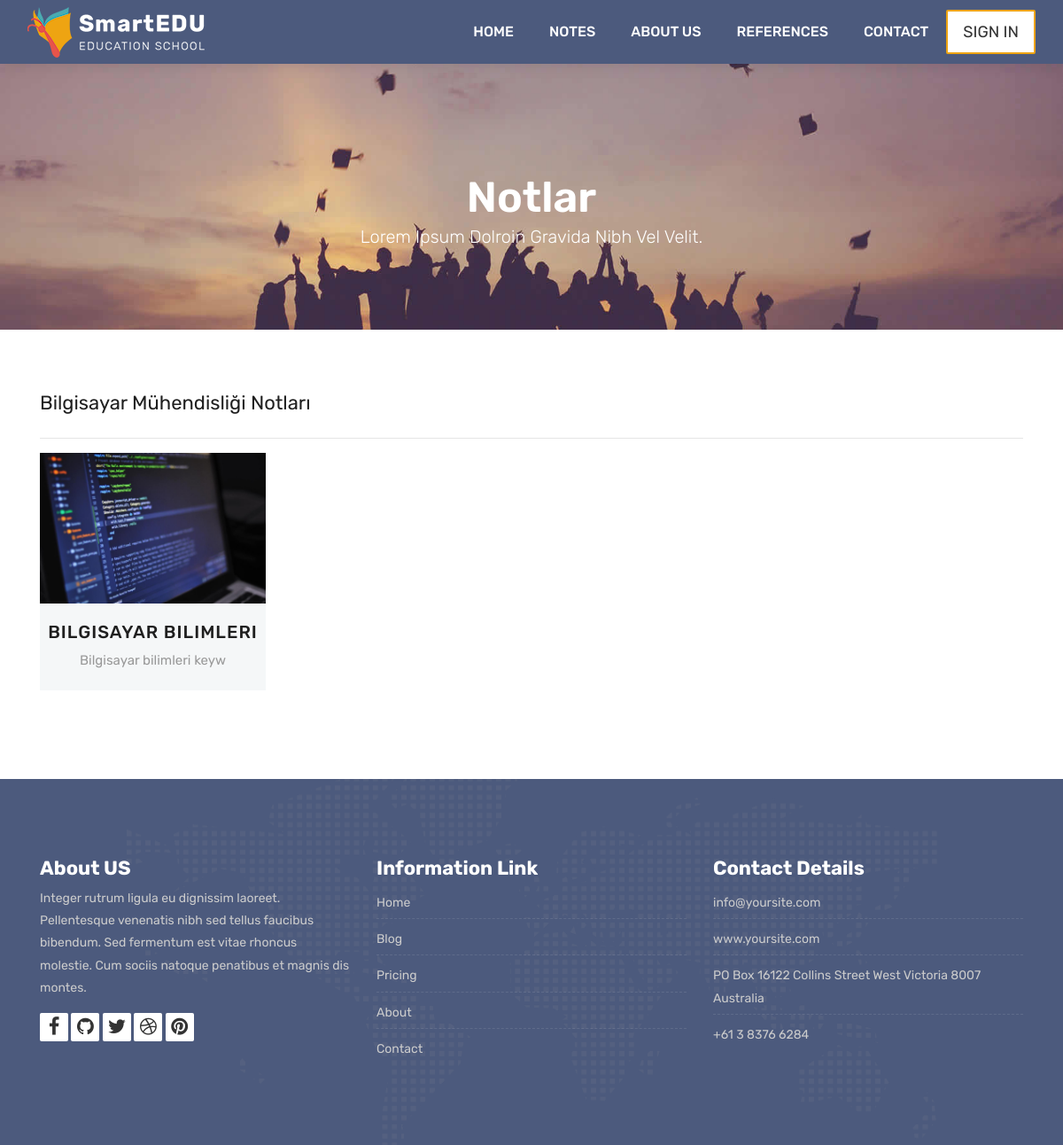
Page /category/8/BilgisayarMuhendisligi/ on the earlier database version.
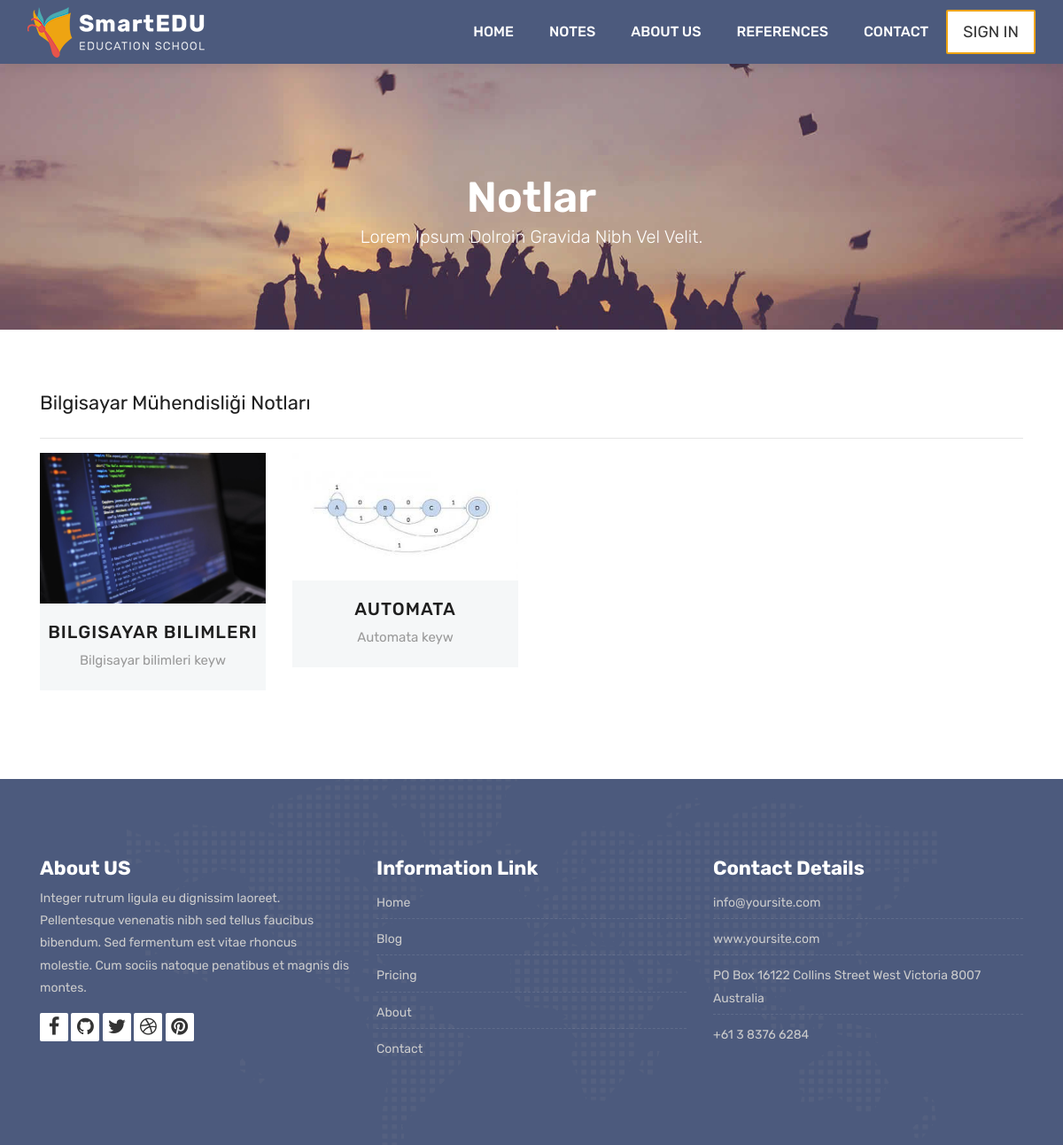
Same page on the later database version.
### Note/models.py (models this page shows, shortened)
class Category(MPTTModel):
    STATUS=(
        ('True','Evet'),
        ('False','Hayır'),
    )
    title = models.CharField(max_length=30)
    keywords = models.CharField(max_length=255)
    description = models.CharField(max_length=255)
    image = models.ImageField(blank=True,upload_to='images/')
    status = models.CharField(max_length=10,choices=STATUS)
    slug = models.SlugField()
    parent = TreeForeignKey('self',blank=True,null=True,related_name='children',on_delete=models.CASCADE) #cascade silinirken tüm alt kategorileride silmeye yarar
    created_at=models.DateTimeField(auto_now_add=True)
    updated_at=models.DateTimeField(auto_now=True)
    class MPTTMeta:
        order_insertion_by=['title']

class Note(models.Model):
    STATUS = (
        ('True', 'Evet'),
        ('False', 'Hayır'),
    )
    category=models.ForeignKey(Category,on_delete=models.CASCADE)#category tablosu ile ilişki
    title = models.CharField(blank=True,max_length=100)
    keywords = models.CharField(blank=True,max_length=255)
    description = models.CharField(blank=True,max_length=255)
    image = models.ImageField(blank=True,upload_to='images/')
    status = models.CharField(max_length=10, choices=STATUS)
    slug = models.SlugField(blank=True,max_length=100)
    detail=RichTextUploadingField()
    created_at=models.DateTimeField(auto_now_add=True)
    updated_at=models.DateTimeField(auto_now=True)

### home/views.py (the view)
# urls.py: path('category/<int:id>/<slug:slug>/',views.category_notes, name='category_notes'),
def category_notes(request,id,slug):
    category = Category.objects.all()
    categorydata = Category.objects.get(pk=id)
    notes=Note.objects.filter(category_id=id)
    context={'notes':notes,
             'category':category,
             'categorydata':categorydata
             }
    return render(request,'notes.html',context)

### home/templates/notes.html (shortened to what this page needs)
{% extends "homebase.html" %}
{% block content %}
<div class="all-title-box">
		<div class="container text-center">
			<h1>Notlar<span class="m_1">Lorem Ipsum dolroin gravida nibh vel velit.</span></h1>
		</div>
	</div>
    <div id="notes" class="section wb">
        <div class="container">
        <h2>{{ categorydata.title }} Notları</h2>
        <hr>
            <div class="row">
                {% for rs in notes %}
				<div class="col-lg-3 col-md-6 col-12">
					<div class="our-team">
						<div class="team-img">
							<img src="{{ rs.image.url }}" alt="">
						</div>
						<div class="team-content">
							<a href="/note/{{ rs.id }}/{{ rs.slug }}"><h3 class="title">{{ rs.title }}</h3></a>
							<span class="post">{{ rs.keywords }}</span>
						</div>
					</div>
				</div>
            {% endfor %}
            </div>
        </div>
    </div>
{% endblock %}

### home/templates/homebase.html (shortened to what this page needs)
<!DOCTYPE html>
<html lang="en">
<head>
    {% load static %}
    <link rel="stylesheet" href="{% static 'css/bootstrap.min.css'%}">
    <link rel="stylesheet" href="{% static 'style.css'%}">
    <link rel="stylesheet" href="{% static 'css/versions.css'%}">
    <link rel="stylesheet" href="{% static 'css/responsive.css'%}">
    <link rel="stylesheet" href="{% static 'css/slider.css'%}">
    <link rel="stylesheet" href="{% static 'css/custom.css'%}">
</head>
<body>
{% include 'header.html' %}
{% block content %}{% endblock %}
{% include 'footer.html' %}
</body>
</html>

### home/templates/header.html (shortened to what this page needs)
{% load static %}
<div>
    <header class="top-navbar">
        <nav class="navbar navbar-expand-lg navbar-light bg-light">
            <div class="container-fluid">
                <a class="navbar-brand" aria-expanded="true" href="/">
                    <img src="{% static 'images/logo.png'%}" alt="" />
                </a>
                <div class="collapse navbar-collapse" id="navbars-host">
                    <ul class="navbar-nav ml-auto">
                        <li class="nav-item"><a class="nav-link" href="/home">Home</a></li>
                        <li class="nav-item dropdown">
                            <a class="nav-link dropdown-toggle" href="#">Notes </a>
                                {% load mptt_tags %}
                        </li>
                        <li class="nav-item"><a class="nav-link" href="/about">About Us</a></li>
                        <li class="nav-item"><a class="nav-link" href="/references">References</a></li>
                        <li class="nav-item"><a class="nav-link" href="/contact">Contact</a></li>
                    </ul>
                    <ul class="nav navbar-nav navbar-right">
                        <li><a class="hover-btn-new log orange" href="#" data-toggle="modal" data-target="#login"><span>Sign in</span></a></li>
                    </ul>
                </div>
            </div>
        </nav>
    </header>
</div>

### home/templates/footer.html (shortened to what this page needs)
{% load static %}
<footer class="footer">
        <div class="container">
            <div class="row">
                <div class="col-lg-4 col-md-4 col-xs-12">
                    <div class="widget clearfix">
                        <div class="widget-title">
                            <h3>About US</h3>
                        </div>
                        <p> Integer rutrum ligula eu dignissim laoreet. Pellentesque venenatis nibh sed tellus faucibus bibendum. Sed fermentum est vitae rhoncus molestie. Cum sociis natoque penatibus et magnis dis montes.</p>
						<div class="footer-right">
							<ul class="footer-links-soi">
								<li><a href="#"><i class="fa fa-facebook"></i></a></li>
								<li><a href="#"><i class="fa fa-github"></i></a></li>
								<li><a href="#"><i class="fa fa-twitter"></i></a></li>
								<li><a href="#"><i class="fa fa-dribbble"></i></a></li>
								<li><a href="#"><i class="fa fa-pinterest"></i></a></li>
							</ul>
						</div>
                    </div>
                </div>
				<div class="col-lg-4 col-md-4 col-xs-12">
                    <div class="widget clearfix">
                        <div class="widget-title">
                            <h3>Information Link</h3>
                        </div>
                        <ul class="footer-links">
                            <li><a href="#">Home</a></li>
                            <li><a href="#">Blog</a></li>
                            <li><a href="#">Pricing</a></li>
							<li><a href="#">About</a></li>
							<li><a href="#">Contact</a></li>
                        </ul>
                    </div>
                </div>
                <div class="col-lg-4 col-md-4 col-xs-12">
                    <div class="widget clearfix">
                        <div class="widget-title">
                            <h3>Contact Details</h3>
                        </div>
                        <ul class="footer-links">
                            <li><a href="mailto:#">info@yoursite.com</a></li>
                            <li><a href="#">www.yoursite.com</a></li>
                            <li>PO Box 16122 Collins Street West Victoria 8007 Australia</li>
                            <li>+61 3 8376 6284</li>
                        </ul>
                    </div>
                </div>
            </div>
        </div>
    </footer>

### home/static/css/slider.css (style rules this page uses)
* { box-sizing:border-box }

Differences in the rows shown:
added Note: image (picture), title "AUTOMATA", keywords "Automata keyw"
